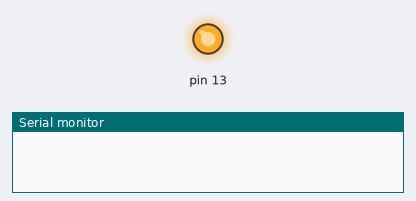
Bench run of a sketch on a simulated Arduino Uno, built with avr-gcc and run on an emulated ATmega328P. Shown: output pins drawn as LEDs (lit = HIGH), the last lines printed to the serial monitor.

Above: at 1.1 s.
At 6.1 s:
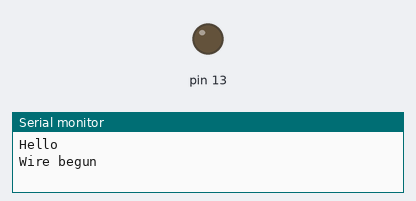
Timing chart, 0 to 7.6 s (numbered marks = the images above):
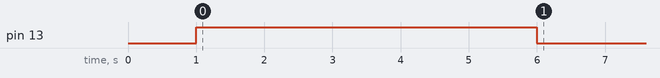

The sketch:

Pachinko0.ino
```cpp
void setup() {
    pinMode(13, OUTPUT);
  digitalWrite(13, LOW);
  delay(1000);
  digitalWrite(13, HIGH);
  delay(5000);
  digitalWrite(13, LOW);
  Serial.begin(9600);
  Serial.println("Hello");
  // put your setup code here, to run once:
//  Wire.begin();
  Serial.println("Wire begun");
}

void loop() {
  // put your main code here, to run repeatedly:
  delay(100);

}
```
